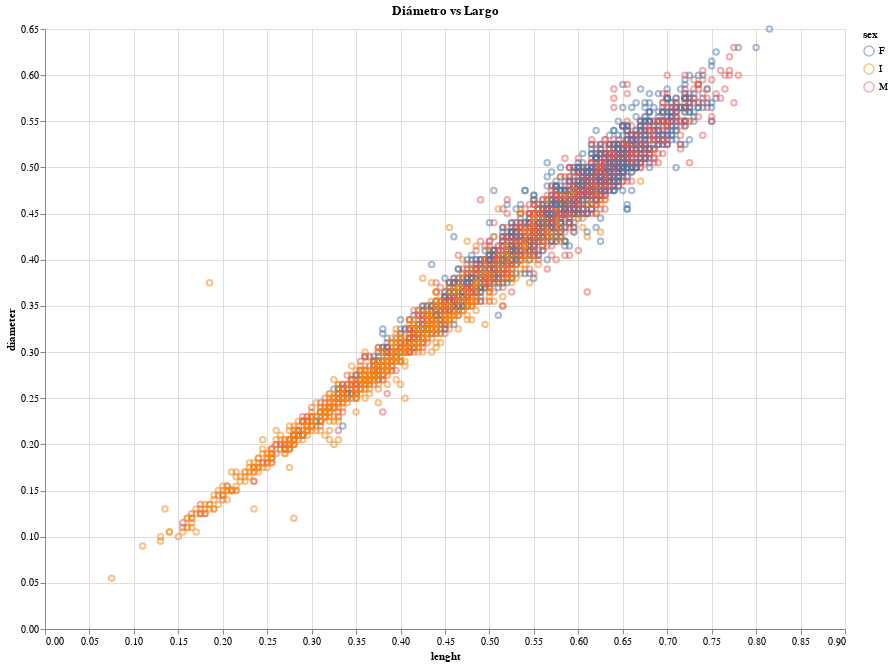

Here is the notebook cell this chart was saved with:
### Markdown cell above
<a id='cross_validation'></a>

### Code cell
alt.Chart(abalone).mark_point(opacity=0.5).encode(
    x="lenght",
    y="diameter",
    color="sex"
).properties(
    width=800,
    height=600,
    title="Diámetro vs Largo"
)

### Figure 1 — Vega-Lite specification as saved in the notebook (floating-point values rounded to 4 significant figures; data arrays with more than 128 entries replaced by an {"elided": "..."} marker saying what was removed)
{"$schema": "https://vega.github.io/schema/vega-lite/v3.4.0.json", "config": {"background": "white", "mark": {"tooltip": null}, "view": {"height": 300, "width": 400}}, "data": {"name": "data-e1b82dc07528012c641af5fb6e7d8807"}, "datasets": {"data-e1b82dc07528012c641af5fb6e7d8807": {"elided": "4177 records"}}, "encoding": {"color": {"field": "sex", "type": "nominal"}, "x": {"field": "lenght", "type": "quantitative"}, "y": {"field": "diameter", "type": "quantitative"}}, "height": 600, "mark": {"opacity": 0.5, "type": "point"}, "title": "Diámetro vs Largo", "width": 800}
